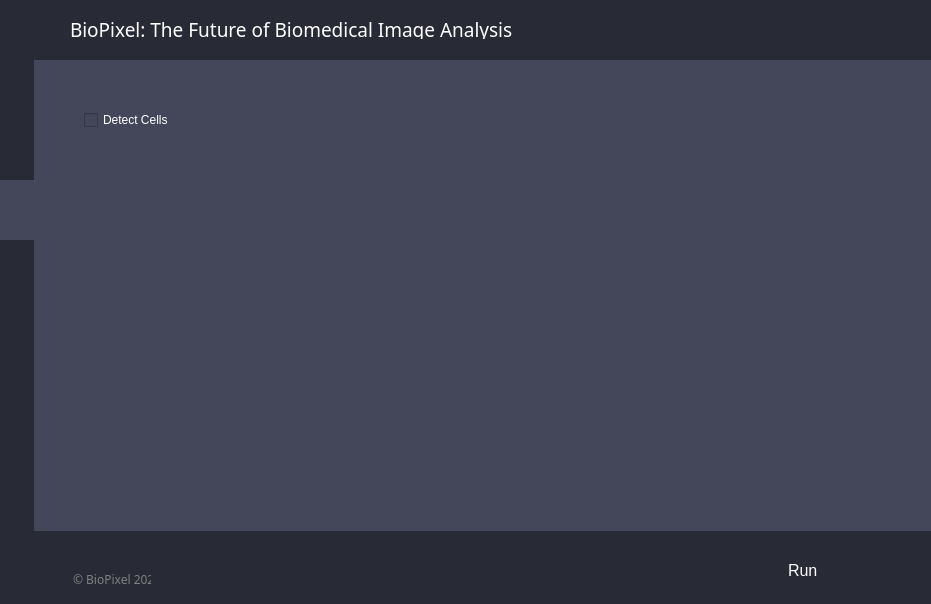
<?xml version="1.0" encoding="UTF-8"?>
<ui version="4.0">
 <class>MainWindow</class>
 <widget class="QMainWindow" name="MainWindow">
  <property name="geometry">
   <rect>
    <x>0</x>
    <y>0</y>
    <width>931</width>
    <height>604</height>
   </rect>
  </property>
  <property name="windowTitle">
   <string>MainWindow</string>
  </property>
  <property name="styleSheet">
   <string notr="true">
    background-color: #282a36;  /* Desired background color */
   </string>
  </property>
  <widget class="QWidget" name="centralwidget">
   <widget class="QLabel" name="topLogo">
    <property name="enabled">
     <bool>true</bool>
    </property>
    <property name="geometry">
     <rect>
      <x>10</x>
      <y>10</y>
      <width>40</width>
      <height>40</height>
     </rect>
    </property>
    <property name="text">
     <string/>
    </property>
    <property name="pixmap">
     <pixmap resource="BioPixelGui.qrc">:/images/images/images/BioPixelIcon_small.png</pixmap>
    </property>
    <property name="scaledContents">
     <bool>true</bool>
    </property>
   </widget>
   <widget class="QTabWidget" name="mainWorkingArea">
    <property name="geometry">
     <rect>
      <x>0</x>
      <y>60</y>
      <width>931</width>
      <height>471</height>
     </rect>
    </property>
    <property name="autoFillBackground">
     <bool>false</bool>
    </property>
    <property name="styleSheet">
     <string notr="true">
      QTabWidget::pane {
          background: #282a36;  /* Color of the tab pages */
      }
      QTabBar::tab {
          background: #282a36;  /* Color of the tabs */
          padding: 10px;
          height: 40px;
      }
      QTabBar::tab:selected {
          background: #44475a;  /* Color of the selected tab */
      }

     </string>
    </property>
    <property name="tabPosition">
     <enum>QTabWidget::West</enum>
    </property>
    <property name="tabShape">
     <enum>QTabWidget::Rounded</enum>
    </property>
    <property name="currentIndex">
     <number>2</number>
    </property>
    <property name="iconSize">
     <size>
      <width>40</width>
      <height>40</height>
     </size>
    </property>
    <widget class="QWidget" name="Preferences">
     <property name="styleSheet">
      <string notr="true">
        background-color: #44475a;  /* Dark gray background */
      </string>
     </property>
     <property name="inputMethodHints">
      <set>Qt::ImhNone</set>
     </property>
     <attribute name="icon">
      <iconset resource="BioPixelGui.qrc">
       <normaloff>:/icon/images/icon/icon_menu.png</normaloff>:/icon/images/icon/icon_menu.png</iconset>
     </attribute>
     <attribute name="title">
      <string/>
     </attribute>
    </widget>
    <widget class="QWidget" name="Home">
     <property name="autoFillBackground">
      <bool>false</bool>
     </property>
     <property name="styleSheet">
      <string notr="true">
        background-color: #44475a;  /* Dark gray background */
      </string>
     </property>
     <attribute name="icon">
      <iconset resource="BioPixelGui.qrc">
       <normaloff>:/icon/images/icon/cil-house.png</normaloff>:/icon/images/icon/cil-house.png</iconset>
     </attribute>
     <attribute name="title">
      <string/>
     </attribute>
     <widget class="QLineEdit" name="lineDirectory">
      <property name="geometry">
       <rect>
        <x>70</x>
        <y>80</y>
        <width>591</width>
        <height>41</height>
       </rect>
      </property>
      <property name="styleSheet">
       <string notr="true">
        color: white;
        padding-left: 10px;
       </string>
      </property>
      <property name="font">
        <font>
          <family>Roboto</family>
          <pointsize>12</pointsize>
        </font>
      </property>
     </widget>
     <widget class="QPushButton" name="pushBrowse">
      <property name="geometry">
       <rect>
        <x>680</x>
        <y>80</y>
        <width>121</width>
        <height>41</height>
       </rect>
      </property>
      <property name="font">
       <font>
        <pointsize>12</pointsize>
       </font>
      </property>
      <property name="styleSheet">
       <string notr="true">color: white;</string>
      </property>
      <property name="text">
       <string> Browse</string>
      </property>
      <property name="icon">
       <iconset resource="BioPixelGui.qrc">
        <normaloff>:/icon/images/icon/cil-folder-open.png</normaloff>:/icon/images/icon/cil-folder-open.png</iconset>
      </property>
     </widget>
     <widget class="QLabel" name="labelDirectory">
      <property name="geometry">
       <rect>
        <x>70</x>
        <y>50</y>
        <width>461</width>
        <height>27</height>
       </rect>
      </property>
      <property name="font">
       <font>
        <family>Corbel</family>
        <pointsize>12</pointsize>
       </font>
      </property>
      <property name="autoFillBackground">
       <bool>false</bool>
      </property>
      <property name="styleSheet">
       <string notr="true">color: white;</string>
      </property>
      <property name="text">
       <string>Current Working Directory</string>
      </property>
     </widget>
     <widget class="QListWidget" name="listImageFiles">
      <property name="geometry">
       <rect>
        <x>70</x>
        <y>160</y>
        <width>591</width>
        <height>281</height>
       </rect>
      </property>
      <property name="styleSheet">
       <string>
          QListWidget {
              background-color: #44475a; /* Background color */
              color: white; /* Text color */
              font-family: Roboto; /* Font family */
              font-size: 12pt; /* Font size */
          }
          QListWidget::item {
              color: white; /* Text color for items */
          }
        </string>
      </property>
     </widget>
     <widget class="QCheckBox" name="checkKeepTif">
      <property name="geometry">
       <rect>
        <x>70</x>
        <y>130</y>
        <width>101</width>
        <height>20</height>
       </rect>
      </property>
      <property name="styleSheet">
        <string notr="true">color: white;</string>
      </property>
      <property name="text">
       <string>Keep TIF Files</string>
      </property>
     </widget>
    </widget>
    <widget class="QWidget" name="Process">
     <property name="styleSheet">
      <string notr="true">
        background-color: #44475a;  /* Dark gray background */
      </string>
     </property>
     <attribute name="icon">
      <iconset resource="BioPixelGui.qrc">
       <normaloff>:/icon/images/icon/cil-fire.png</normaloff>:/icon/images/icon/cil-fire.png</iconset>
     </attribute>
     <attribute name="title">
      <string/>
     </attribute>
     <widget class="QCheckBox" name="checkDetectCells">
      <property name="geometry">
       <rect>
        <x>50</x>
        <y>50</y>
        <width>111</width>
        <height>20</height>
       </rect>
      </property>
      <property name="styleSheet">
        <string notr="true">color: white;</string>
      </property>
      <property name="text">
       <string>Detect Cells</string>
      </property>
     </widget>
    </widget>
   </widget>
   <widget class="QLabel" name="topTagLine">
    <property name="geometry">
     <rect>
      <x>70</x>
      <y>20</y>
      <width>461</width>
      <height>19</height>
     </rect>
    </property>
    <property name="font">
     <font>
      <family>Corbel</family>
      <pointsize>14</pointsize>
     </font>
    </property>
    <property name="autoFillBackground">
     <bool>false</bool>
    </property>
    <property name="styleSheet">
     <string notr="true">color: white;</string>
    </property>
    <property name="text">
     <string>BioPixel: The Future of Biomedical Image Analysis</string>
    </property>
   </widget>
   <widget class="QLabel" name="bottomCopyright">
    <property name="geometry">
     <rect>
      <x>70</x>
      <y>570</y>
      <width>81</width>
      <height>19</height>
     </rect>
    </property>
    <property name="font">
     <font>
      <family>Corbel</family>
      <pointsize>9</pointsize>
     </font>
    </property>
    <property name="autoFillBackground">
     <bool>false</bool>
    </property>
    <property name="styleSheet">
     <string notr="true">color: gray;</string>
    </property>
    <property name="text">
     <string> © BioPixel 2024</string>
    </property>
   </widget>
   <widget class="QPushButton" name="pushExit">
    <property name="geometry">
     <rect>
      <x>880</x>
      <y>10</y>
      <width>41</width>
      <height>41</height>
     </rect>
    </property>
    <property name="styleSheet">
     <string notr="true">
       QPushButton {
           border: none;
           background: transparent;
           padding: 0px;
           color: white;
           font: bold;
       }
       QPushButton:hover {
           background: rgba(255, 255, 255, 0.1);
       }
       QPushButton:pressed {
           background: rgba(255, 255, 255, 0.2);
       }
     </string>
    </property>
    <property name="text">
     <string/>
    </property>
    <property name="icon">
     <iconset resource="BioPixelGui.qrc">
      <normaloff>:/icon/images/icon/icon_close.png</normaloff>:/icon/images/icon/icon_close.png</iconset>
    </property>
    <property name="flat">
     <bool>true</bool>
    </property>
   </widget>
   <widget class="QPushButton" name="pushRun">
    <property name="geometry">
     <rect>
      <x>740</x>
      <y>550</y>
      <width>121</width>
      <height>41</height>
     </rect>
    </property>
    <property name="font">
     <font>
      <pointsize>12</pointsize>
     </font>
    </property>
    <property name="styleSheet">
     <string notr="true">color: white;</string>
    </property>
    <property name="text">
     <string> Run</string>
    </property>
    <property name="icon">
     <iconset resource="BioPixelGui.qrc">
      <normaloff>:/icon/images/icon/cil-media-play.png</normaloff>:/icon/images/icon/cil-media-play.png</iconset>
    </property>
    <property name="flat">
     <bool>true</bool>
    </property>
   </widget>
  </widget>
 </widget>
 <resources>
  <include location="BioPixelGui.qrc"/>
 </resources>
 <connections/>
</ui>
